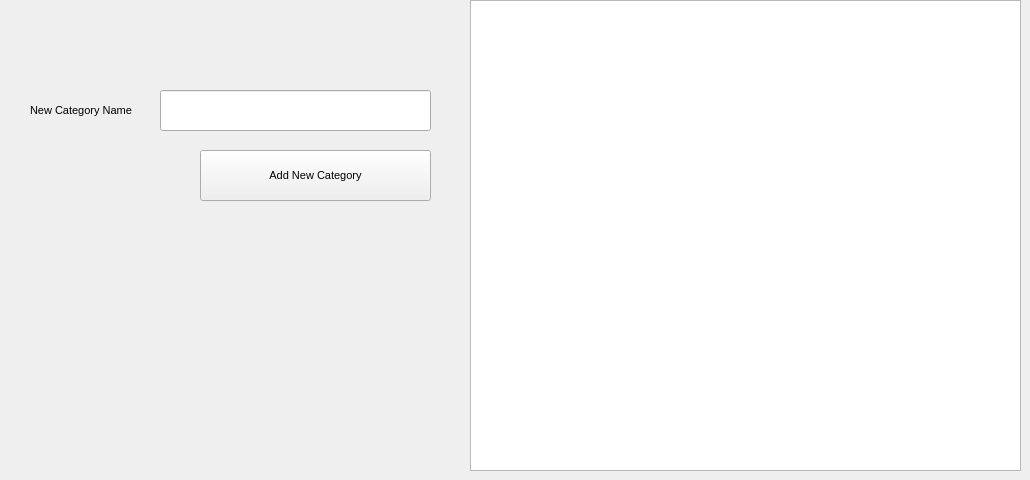
      <widget class="QWidget" name="tab_7">
       <attribute name="title">
        <string>Categories</string>
       </attribute>
       <widget class="QTableWidget" name="tableWidget_2">
        <property name="geometry">
         <rect>
          <x>470</x>
          <y>0</y>
          <width>551</width>
          <height>471</height>
         </rect>
        </property>
        <property name="font">
         <font>
          <family>Segoe UI</family>
          <pointsize>8</pointsize>
         </font>
        </property>
       </widget>
       <widget class="QPushButton" name="pushButton_14">
        <property name="geometry">
         <rect>
          <x>200</x>
          <y>150</y>
          <width>231</width>
          <height>51</height>
         </rect>
        </property>
        <property name="font">
         <font>
          <family>Segoe UI</family>
          <pointsize>8</pointsize>
         </font>
        </property>
        <property name="text">
         <string>Add New Category</string>
        </property>
       </widget>
       <widget class="QLineEdit" name="lineEdit_19">
        <property name="geometry">
         <rect>
          <x>160</x>
          <y>90</y>
          <width>271</width>
          <height>41</height>
         </rect>
        </property>
       </widget>
       <widget class="QLabel" name="label_26">
        <property name="geometry">
         <rect>
          <x>30</x>
          <y>100</y>
          <width>131</width>
          <height>21</height>
         </rect>
        </property>
        <property name="font">
         <font>
          <family>Segoe UI</family>
          <pointsize>8</pointsize>
         </font>
        </property>
        <property name="styleSheet">
         <string notr="true">background-color: rgba(0,0,0,0%);</string>
        </property>
        <property name="text">
         <string>New Category Name</string>
        </property>
       </widget>
      </widget>
